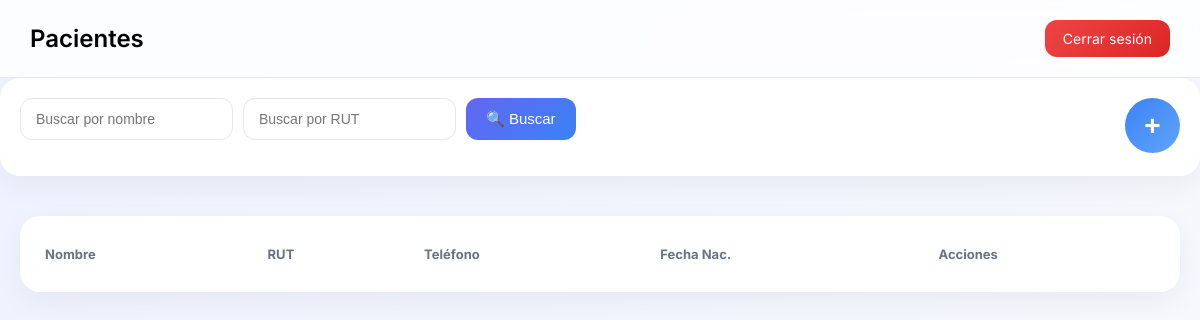
Page /dashboard/ (signed in) on the earlier database version.
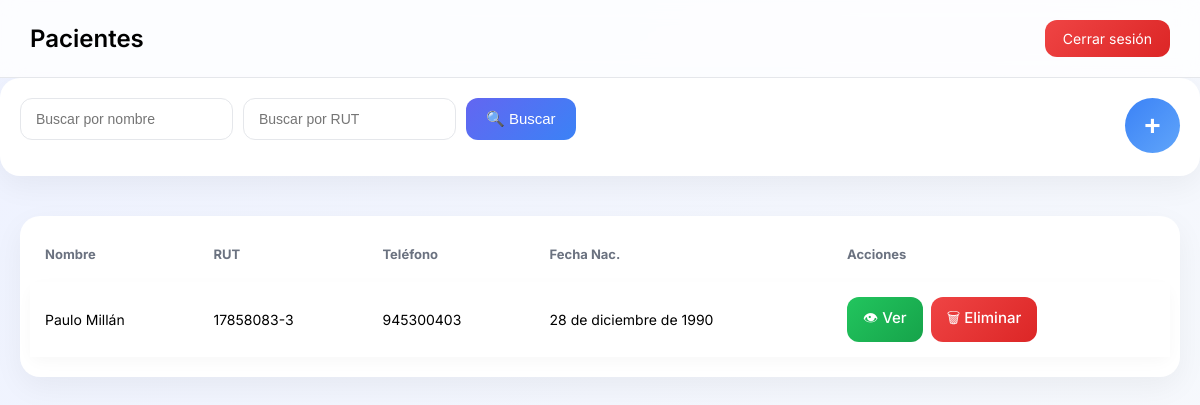
Same page on the later database version.
### Login/models.py (models this page shows, shortened)
class Paciente(models.Model):
    nombre = models.CharField(max_length=150)
    rut = models.CharField(max_length=12, unique=True)
    telefono = models.CharField(max_length=15, blank=True, null=True)
    fecha_nacimiento = models.DateField()
    direccion = models.CharField(max_length=255, blank=True, null=True)
    creado = models.DateTimeField(auto_now_add=True)

### Login/views.py (the view)
# urls.py: path('dashboard/', views.dashboard_view, name='dashboard'),
@login_required
def dashboard_view(request):
    nombre = request.GET.get('nombre')
    rut = request.GET.get('rut')
    pacientes = Paciente.objects.all().order_by('-creado')
    if nombre:
        pacientes = pacientes.filter(nombre__icontains=nombre)
    if rut:
        pacientes = pacientes.filter(rut__icontains=rut)
    return render(request, 'Login/dashboard.html', {
        'pacientes': pacientes
    })

### Login/templates/login/dashboard.html (shortened to what this page needs)
{% load static %}
<link rel="stylesheet" href="{% static 'Login/css/dashboard.css' %}">
<div class="header">
    <h2>Pacientes</h2>
    <a href="{% url 'logout' %}" class="btn-logout">Cerrar sesión</a>
</div>
<div class="filters">
    <form method="GET" class="filters-form">
        <input type="text" name="nombre" placeholder="Buscar por nombre">
        <input type="text" name="rut" placeholder="Buscar por RUT">
        <button type="submit" class="btn-search">
            🔍 Buscar
        </button>
    </form>
    <button class="fab" onclick="abrirModal()">
        <span class="icon">+</span>
    </button>
</div>
<div class="container">
    <div class="card">
        <table>
            <thead>
                <tr>
                    <th>Nombre</th>
                    <th>RUT</th>
                    <th>Teléfono</th>
                    <th>Fecha Nac.</th>
                    <th>Acciones</th>
                </tr>
            </thead>
            <tbody>
                {% for p in pacientes %}
                <tr>
                    <td>{{ p.nombre }}</td>
                    <td>{{ p.rut }}</td>
                    <td>{{ p.telefono }}</td>
                    <td>{{ p.fecha_nacimiento }}</td>
                    <td class="acciones">
                        <a href="#" class="btn-view">👁 Ver</a>
                        <a href="#" class="btn-danger">🗑 Eliminar</a>
                    </td>
                </tr>
                {% endfor %}
            </tbody>
        </table>
    </div>
</div>

### Login/static/Login/css/dashboard.css (style rules this page uses)
* { box-sizing: border-box; }
.header { background: rgba(255,255,255,0.8); backdrop-filter: blur(10px); padding: 20px 30px; display: flex; justify-content: space-between; align-items: center; border-bottom: 1px solid #e5e7eb; }
.header h2 { margin: 0; font-size: 24px; font-weight: 600; }
.btn-logout { background: linear-gradient(135deg, #ef4444, #dc2626); color: white; padding: 10px 18px; border-radius: 12px; text-decoration: none; font-size: 14px; transition: 0.3s; }
.container { padding: 20px; }
.filters { background: white; padding: 20px; border-radius: 20px; margin-bottom: 20px; box-shadow: 0 10px 30px rgba(0,0,0,0.05); display: flex; justify-content: space-between; flex-wrap: wrap; gap: 15px; }
.filters-form { display: flex; gap: 10px; flex-wrap: wrap; }
.filters input { padding: 12px 15px; border-radius: 12px; border: 1px solid #e5e7eb; outline: none; transition: 0.2s; font-size: 14px; }
button, .btn-new, .btn-search { font-size: 15px; padding: 12px 18px; }
.btn-search { background: linear-gradient(135deg, #6366f1, #3b82f6); color: white; padding: 12px 20px; font-size: 15px; font-weight: 500; border-radius: 12px; border: none; cursor: pointer; display: flex; align-items: center; gap: 8px; transition: all 0.25s ease; }
.card { background: white; border-radius: 20px; padding: 10px; box-shadow: 0 10px 30px rgba(0,0,0,0.05); overflow-x: auto; }
table { width: 100%; border-collapse: separate; border-spacing: 0 10px; }
th { text-align: left; padding: 10px 15px; color: var(--gray); font-size: 13px; }
tr { background: white; border-radius: 12px; }
td { padding: 15px; font-size: 14px; }
tbody tr { box-shadow: 0 5px 15px rgba(0,0,0,0.03); transition: 0.2s; }
.acciones { display: flex; gap: 8px; }
.btn-view, .btn-danger { display: inline-flex; align-items: center; justify-content: center; padding: 10px 16px; font-size: 15px; font-weight: 500; border-radius: 12px; text-decoration: none; transition: all 0.25s ease; }
.btn-view { background: linear-gradient(135deg, #22c55e, #16a34a); color: white; }
.btn-danger { background: linear-gradient(135deg, #ef4444, #dc2626); color: white; }
.fab { position: relative; display: flex; align-items: center; justify-content: center; background: linear-gradient(135deg, #3b82f6, #60a5fa); color: white; height: 55px; width: 55px; border-radius: 50%; border: none; cursor: pointer; overflow: hidden; transition: all 0.3s ease; }
.fab .icon { position: absolute; left: 50%; top: 50%; transform: translate(-50%, -50%); font-size: 28px; font-weight: 700; }

Differences in the rows shown:
added Paciente: nombre "Paulo Millán", rut "17858083-3", telefono "945300403", fecha_nacimiento "28 de diciembre de 1990"
